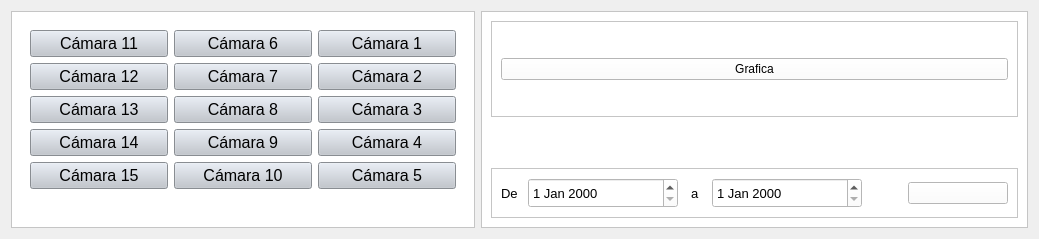
            <widget class="QWidget" name="StackedMonitor">
             <layout class="QHBoxLayout" name="horizontalLayout_8">
              <item>
               <widget class="QFrame" name="frame_8">
                <property name="sizePolicy">
                 <sizepolicy hsizetype="Preferred" vsizetype="Expanding">
                  <horstretch>0</horstretch>
                  <verstretch>0</verstretch>
                 </sizepolicy>
                </property>
                <property name="minimumSize">
                 <size>
                  <width>464</width>
                  <height>0</height>
                 </size>
                </property>
                <property name="maximumSize">
                 <size>
                  <width>464</width>
                  <height>16777215</height>
                 </size>
                </property>
                <property name="styleSheet">
                 <string notr="true">background-color: rgb(255, 255, 255);</string>
                </property>
                <property name="frameShape">
                 <enum>QFrame::StyledPanel</enum>
                </property>
                <property name="frameShadow">
                 <enum>QFrame::Raised</enum>
                </property>
                <layout class="QGridLayout" name="gridLayout_2">
                 <item row="0" column="0">
                  <widget class="QFrame" name="gridFrame">
                   <property name="sizePolicy">
                    <sizepolicy hsizetype="Preferred" vsizetype="Preferred">
                     <horstretch>0</horstretch>
                     <verstretch>0</verstretch>
                    </sizepolicy>
                   </property>
                   <layout class="QGridLayout" name="gridLayout">
                    <item row="0" column="1">
                     <widget class="QPushButton" name="Btn_Camara6">
                      <property name="sizePolicy">
                       <sizepolicy hsizetype="Preferred" vsizetype="Expanding">
                        <horstretch>0</horstretch>
                        <verstretch>0</verstretch>
                       </sizepolicy>
                      </property>
                      <property name="font">
                       <font>
                        <pointsize>12</pointsize>
                       </font>
                      </property>
                      <property name="styleSheet">
                       <string notr="true">background-color: rgb(192, 197, 205);</string>
                      </property>
                      <property name="text">
                       <string>Cámara 6</string>
                      </property>
                     </widget>
                    </item>
                    <item row="0" column="2">
                     <widget class="QPushButton" name="Btn_Camara1">
                      <property name="sizePolicy">
                       <sizepolicy hsizetype="Preferred" vsizetype="Expanding">
                        <horstretch>0</horstretch>
                        <verstretch>0</verstretch>
                       </sizepolicy>
                      </property>
                      <property name="font">
                       <font>
                        <pointsize>12</pointsize>
                       </font>
                      </property>
                      <property name="styleSheet">
                       <string notr="true">background-color: rgb(192, 197, 205);</string>
                      </property>
                      <property name="text">
                       <string>Cámara 1</string>
                      </property>
                     </widget>
                    </item>
                    <item row="0" column="0">
                     <widget class="QPushButton" name="Btn_Camara11">
                      <property name="sizePolicy">
                       <sizepolicy hsizetype="Preferred" vsizetype="Expanding">
                        <horstretch>0</horstretch>
                        <verstretch>0</verstretch>
                       </sizepolicy>
                      </property>
                      <property name="font">
                       <font>
                        <pointsize>12</pointsize>
                       </font>
                      </property>
                      <property name="styleSheet">
                       <string notr="true">background-color: rgb(192, 197, 205);</string>
                      </property>
                      <property name="text">
                       <string>Cámara 11</string>
                      </property>
                     </widget>
                    </item>
                    <item row="4" column="2">
                     <widget class="QPushButton" name="Btn_Camara5">
                      <property name="sizePolicy">
                       <sizepolicy hsizetype="Preferred" vsizetype="Expanding">
                        <horstretch>0</horstretch>
                        <verstretch>0</verstretch>
                       </sizepolicy>
                      </property>
                      <property name="font">
                       <font>
                        <pointsize>12</pointsize>
                       </font>
                      </property>
                      <property name="styleSheet">
                       <string notr="true">background-color: rgb(192, 197, 205);</string>
                      </property>
                      <property name="text">
                       <string>Cámara 5</string>
                      </property>
                     </widget>
                    </item>
                    <item row="3" column="1">
                     <widget class="QPushButton" name="Btn_Camara9">
                      <property name="sizePolicy">
                       <sizepolicy hsizetype="Preferred" vsizetype="Expanding">
                        <horstretch>0</horstretch>
                        <verstretch>0</verstretch>
                       </sizepolicy>
                      </property>
                      <property name="font">
                       <font>
                        <pointsize>12</pointsize>
                       </font>
                      </property>
                      <property name="styleSheet">
                       <string notr="true">background-color: rgb(192, 197, 205);</string>
                      </property>
                      <property name="text">
                       <string>Cámara 9</string>
                      </property>
                     </widget>
                    </item>
                    <item row="1" column="2">
                     <widget class="QPushButton" name="Btn_Camara2">
                      <property name="sizePolicy">
                       <sizepolicy hsizetype="Preferred" vsizetype="Expanding">
                        <horstretch>0</horstretch>
                        <verstretch>0</verstretch>
                       </sizepolicy>
                      </property>
                      <property name="font">
                       <font>
                        <pointsize>12</pointsize>
                       </font>
                      </property>
                      <property name="styleSheet">
                       <string notr="true">background-color: rgb(192, 197, 205);</string>
                      </property>
                      <property name="text">
                       <string>Cámara 2</string>
                      </property>
                     </widget>
                    </item>
                    <item row="3" column="0">
                     <widget class="QPushButton" name="Btn_Camara14">
                      <property name="sizePolicy">
                       <sizepolicy hsizetype="Preferred" vsizetype="Expanding">
                        <horstretch>0</horstretch>
                        <verstretch>0</verstretch>
                       </sizepolicy>
                      </property>
                      <property name="font">
                       <font>
                        <pointsize>12</pointsize>
                       </font>
                      </property>
                      <property name="styleSheet">
                       <string notr="true">background-color: rgb(192, 197, 205);
</string>
                      </property>
                      <property name="text">
                       <string>Cámara 14</string>
                      </property>
                     </widget>
                    </item>
                    <item row="1" column="0">
                     <widget class="QPushButton" name="Btn_Camara12">
                      <property name="sizePolicy">
                       <sizepolicy hsizetype="Preferred" vsizetype="Expanding">
                        <horstretch>0</horstretch>
                        <verstretch>0</verstretch>
                       </sizepolicy>
                      </property>
                      <property name="font">
                       <font>
                        <pointsize>12</pointsize>
                       </font>
                      </property>
                      <property name="styleSheet">
                       <string notr="true">background-color: rgb(192, 197, 205);</string>
                      </property>
                      <property name="text">
                       <string>Cámara 12</string>
                      </property>
                     </widget>
                    </item>
                    <item row="4" column="1">
                     <widget class="QPushButton" name="Btn_Camara10">
                      <property name="sizePolicy">
                       <sizepolicy hsizetype="Preferred" vsizetype="Expanding">
                        <horstretch>0</horstretch>
                        <verstretch>0</verstretch>
                       </sizepolicy>
                      </property>
                      <property name="font">
                       <font>
                        <pointsize>12</pointsize>
                       </font>
                      </property>
                      <property name="styleSheet">
                       <string notr="true">background-color: rgb(192, 197, 205);</string>
                      </property>
                      <property name="text">
                       <string>Cámara 10</string>
                      </property>
                     </widget>
                    </item>
                    <item row="1" column="1">
                     <widget class="QPushButton" name="Btn_Camara7">
                      <property name="sizePolicy">
                       <sizepolicy hsizetype="Preferred" vsizetype="Expanding">
                        <horstretch>0</horstretch>
                        <verstretch>0</verstretch>
                       </sizepolicy>
                      </property>
                      <property name="font">
                       <font>
                        <pointsize>12</pointsize>
                       </font>
                      </property>
                      <property name="styleSheet">
                       <string notr="true">background-color: rgb(192, 197, 205);</string>
                      </property>
                      <property name="text">
                       <string>Cámara 7</string>
                      </property>
                     </widget>
                    </item>
                    <item row="3" column="2">
                     <widget class="QPushButton" name="Btn_Camara4">
                      <property name="sizePolicy">
                       <sizepolicy hsizetype="Preferred" vsizetype="Expanding">
                        <horstretch>0</horstretch>
                        <verstretch>0</verstretch>
                       </sizepolicy>
                      </property>
                      <property name="font">
                       <font>
                        <pointsize>12</pointsize>
                       </font>
                      </property>
                      <property name="styleSheet">
                       <string notr="true">background-color: rgb(192, 197, 205);</string>
                      </property>
                      <property name="text">
                       <string>Cámara 4</string>
                      </property>
                     </widget>
                    </item>
                    <item row="2" column="2">
                     <widget class="QPushButton" name="Btn_Camara3">
                      <property name="sizePolicy">
                       <sizepolicy hsizetype="Preferred" vsizetype="Expanding">
                        <horstretch>0</horstretch>
                        <verstretch>0</verstretch>
                       </sizepolicy>
                      </property>
                      <property name="font">
                       <font>
                        <pointsize>12</pointsize>
                       </font>
                      </property>
                      <property name="styleSheet">
                       <string notr="true">background-color: rgb(192, 197, 205);</string>
                      </property>
                      <property name="text">
                       <string>Cámara 3</string>
                      </property>
                     </widget>
                    </item>
                    <item row="2" column="1">
                     <widget class="QPushButton" name="Btn_Camara8">
                      <property name="sizePolicy">
                       <sizepolicy hsizetype="Preferred" vsizetype="Expanding">
                        <horstretch>0</horstretch>
                        <verstretch>0</verstretch>
                       </sizepolicy>
                      </property>
                      <property name="font">
                       <font>
                        <pointsize>12</pointsize>
                       </font>
                      </property>
                      <property name="styleSheet">
                       <string notr="true">background-color: rgb(192, 197, 205);</string>
                      </property>
                      <property name="text">
                       <string>Cámara 8</string>
                      </property>
                     </widget>
                    </item>
                    <item row="2" column="0">
                     <widget class="QPushButton" name="Btn_Camara13">
                      <property name="sizePolicy">
                       <sizepolicy hsizetype="Preferred" vsizetype="Expanding">
                        <horstretch>0</horstretch>
                        <verstretch>0</verstretch>
                       </sizepolicy>
                      </property>
                      <property name="font">
                       <font>
                        <pointsize>12</pointsize>
                       </font>
                      </property>
                      <property name="styleSheet">
                       <string notr="true">background-color: rgb(192, 197, 205);</string>
                      </property>
                      <property name="text">
                       <string>Cámara 13</string>
                      </property>
                     </widget>
                    </item>
                    <item row="4" column="0">
                     <widget class="QPushButton" name="Btn_Camara15">
                      <property name="sizePolicy">
                       <sizepolicy hsizetype="Preferred" vsizetype="Expanding">
                        <horstretch>0</horstretch>
                        <verstretch>0</verstretch>
                       </sizepolicy>
                      </property>
                      <property name="font">
                       <font>
                        <pointsize>12</pointsize>
                       </font>
                      </property>
                      <property name="styleSheet">
                       <string notr="true">background-color: rgb(192, 197, 205);</string>
                      </property>
                      <property name="text">
                       <string>Cámara 15</string>
                      </property>
                     </widget>
                    </item>
                    <item row="5" column="0" colspan="3">
                     <layout class="QHBoxLayout" name="horizontalLayout_18">
                      <item>
                       <spacer name="horizontalSpacer_5">
                        <property name="orientation">
                         <enum>Qt::Horizontal</enum>
                        </property>
                        <property name="sizeHint" stdset="0">
                         <size>
                          <width>40</width>
                          <height>20</height>
                         </size>
                        </property>
                       </spacer>
                      </item>
                     </layout>
                    </item>
                   </layout>
                  </widget>
                 </item>
                </layout>
               </widget>
              </item>
              <item>
               <widget class="QFrame" name="frame_9">
                <property name="styleSheet">
                 <string notr="true">background-color: rgb(255, 255, 255);</string>
                </property>
                <property name="frameShape">
                 <enum>QFrame::StyledPanel</enum>
                </property>
                <property name="frameShadow">
                 <enum>QFrame::Raised</enum>
                </property>
                <layout class="QVBoxLayout" name="verticalLayout_7">
                 <item>
                  <widget class="QFrame" name="frame_10">
                   <property name="frameShape">
                    <enum>QFrame::StyledPanel</enum>
                   </property>
                   <property name="frameShadow">
                    <enum>QFrame::Raised</enum>
                   </property>
                   <layout class="QVBoxLayout" name="verticalLayout_6">
                    <item>
                     <layout class="QVBoxLayout" name="layoutgrafica">
                      <item>
                       <widget class="QPushButton" name="pushButton_2">
                        <property name="text">
                         <string>Grafica</string>
                        </property>
                       </widget>
                      </item>
                     </layout>
                    </item>
                   </layout>
                  </widget>
                 </item>
                 <item alignment="Qt::AlignBottom">
                  <widget class="QFrame" name="frame_44">
                   <property name="frameShape">
                    <enum>QFrame::StyledPanel</enum>
                   </property>
                   <property name="frameShadow">
                    <enum>QFrame::Raised</enum>
                   </property>
                   <layout class="QHBoxLayout" name="horizontalLayout_23">
                    <item>
                     <widget class="QLabel" name="label_45">
                      <property name="font">
                       <font>
                        <pointsize>10</pointsize>
                       </font>
                      </property>
                      <property name="text">
                       <string>De </string>
                      </property>
                     </widget>
                    </item>
                    <item>
                     <widget class="QDateEdit" name="DateEditInicio">
                      <property name="minimumSize">
                       <size>
                        <width>150</width>
                        <height>30</height>
                       </size>
                      </property>
                      <property name="maximumSize">
                       <size>
                        <width>150</width>
                        <height>30</height>
                       </size>
                      </property>
                      <property name="font">
                       <font>
                        <pointsize>10</pointsize>
                       </font>
                      </property>
                     </widget>
                    </item>
                    <item>
                     <widget class="QLabel" name="label_44">
                      <property name="font">
                       <font>
                        <pointsize>10</pointsize>
                       </font>
                      </property>
                      <property name="text">
                       <string>  a  </string>
                      </property>
                     </widget>
                    </item>
                    <item>
                     <widget class="QDateEdit" name="DateEditFinal">
                      <property name="minimumSize">
                       <size>
                        <width>150</width>
                        <height>30</height>
                       </size>
                      </property>
                      <property name="maximumSize">
                       <size>
                        <width>150</width>
                        <height>30</height>
                       </size>
                      </property>
                      <property name="font">
                       <font>
                        <pointsize>10</pointsize>
                       </font>
                      </property>
                     </widget>
                    </item>
                    <item>
                     <spacer name="horizontalSpacer_17">
                      <property name="orientation">
                       <enum>Qt::Horizontal</enum>
                      </property>
                      <property name="sizeHint" stdset="0">
                       <size>
                        <width>40</width>
                        <height>20</height>
                       </size>
                      </property>
                     </spacer>
                    </item>
                    <item>
                     <widget class="QPushButton" name="Btn_GraficarMonitor">
                      <property name="minimumSize">
                       <size>
                        <width>100</width>
                        <height>0</height>
                       </size>
                      </property>
                      <property name="maximumSize">
                       <size>
                        <width>100</width>
                        <height>16777215</height>
                       </size>
                      </property>
                      <property name="text">
                       <string/>
                      </property>
                      <property name="icon">
                       <iconset>
                        <normaloff>images/grafico.png</normaloff>images/grafico.png</iconset>
                      </property>
                      <property name="iconSize">
                       <size>
                        <width>30</width>
                        <height>30</height>
                       </size>
                      </property>
                     </widget>
                    </item>
                   </layout>
                  </widget>
                 </item>
                </layout>
               </widget>
              </item>
             </layout>
            </widget>
